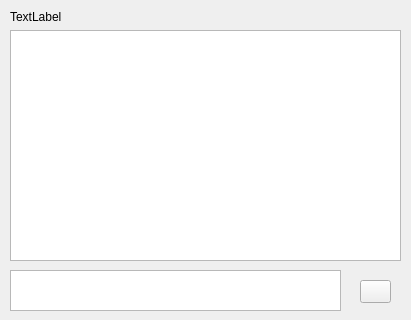
<?xml version="1.0" encoding="UTF-8"?>
<ui version="4.0">
 <class>Form</class>
 <widget class="QWidget" name="Form">
  <property name="geometry">
   <rect>
    <x>0</x>
    <y>0</y>
    <width>411</width>
    <height>320</height>
   </rect>
  </property>
  <property name="windowTitle">
   <string>Form</string>
  </property>
  <widget class="QTextEdit" name="textEdit">
   <property name="geometry">
    <rect>
     <x>10</x>
     <y>270</y>
     <width>331</width>
     <height>41</height>
    </rect>
   </property>
   <property name="sizePolicy">
    <sizepolicy hsizetype="Minimum" vsizetype="Expanding">
     <horstretch>0</horstretch>
     <verstretch>0</verstretch>
    </sizepolicy>
   </property>
  </widget>
  <widget class="QWidget" name="layoutWidget">
   <property name="geometry">
    <rect>
     <x>10</x>
     <y>10</y>
     <width>391</width>
     <height>251</height>
    </rect>
   </property>
   <layout class="QVBoxLayout" name="verticalLayout">
    <item>
     <widget class="QLabel" name="label">
      <property name="text">
       <string>TextLabel</string>
      </property>
     </widget>
    </item>
    <item>
     <widget class="QListWidget" name="listWidget"/>
    </item>
   </layout>
  </widget>
  <widget class="QPushButton" name="pushButton">
   <property name="geometry">
    <rect>
     <x>360</x>
     <y>280</y>
     <width>31</width>
     <height>23</height>
    </rect>
   </property>
   <property name="text">
    <string/>
   </property>
  </widget>
 </widget>
 <resources/>
 <connections/>
</ui>
